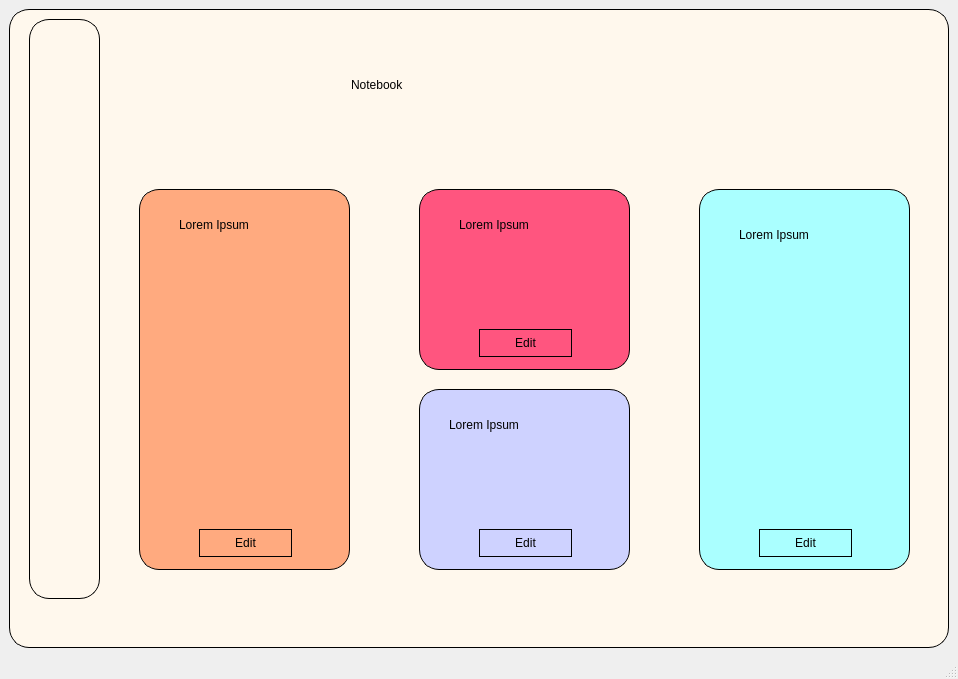
<?xml version="1.0" encoding="UTF-8"?>
<ui version="4.0">
 <class>Menu</class>
 <widget class="QMainWindow" name="Menu">
  <property name="geometry">
   <rect>
    <x>0</x>
    <y>0</y>
    <width>958</width>
    <height>679</height>
   </rect>
  </property>
  <property name="windowTitle">
   <string>MainWindow</string>
  </property>
  <widget class="QWidget" name="centralwidget">
   <layout class="QVBoxLayout" name="verticalLayout">
    <item>
     <widget class="QWidget" name="widget" native="true">
      <property name="enabled">
       <bool>true</bool>
      </property>
      <property name="styleSheet">
       <string notr="true">background-color: rgb(255, 248, 237);
border: 1px solid black;
border-radius: 20px;</string>
      </property>
      <widget class="QWidget" name="widget_2" native="true">
       <property name="geometry">
        <rect>
         <x>20</x>
         <y>10</y>
         <width>71</width>
         <height>580</height>
        </rect>
       </property>
       <property name="styleSheet">
        <string notr="true">border-radius: 20px;</string>
       </property>
      </widget>
      <widget class="QLineEdit" name="lineEdit">
       <property name="geometry">
        <rect>
         <x>340</x>
         <y>40</y>
         <width>351</width>
         <height>71</height>
        </rect>
       </property>
       <property name="styleSheet">
        <string notr="true">border: 0px;
font: 75 40pt &quot;MS Serif&quot;;
font: 48pt &quot;MS Shell Dlg 2&quot;;</string>
       </property>
       <property name="text">
        <string>Notebook</string>
       </property>
      </widget>
      <widget class="QTextEdit" name="textEdit">
       <property name="geometry">
        <rect>
         <x>130</x>
         <y>180</y>
         <width>211</width>
         <height>381</height>
        </rect>
       </property>
       <property name="styleSheet">
        <string notr="true">background-color: rgb(255, 170, 127);</string>
       </property>
      </widget>
      <widget class="QTextEdit" name="textEdit_2">
       <property name="geometry">
        <rect>
         <x>410</x>
         <y>180</y>
         <width>211</width>
         <height>181</height>
        </rect>
       </property>
       <property name="styleSheet">
        <string notr="true">background-color: rgb(255, 85, 127);</string>
       </property>
      </widget>
      <widget class="QTextEdit" name="textEdit_3">
       <property name="geometry">
        <rect>
         <x>410</x>
         <y>380</y>
         <width>211</width>
         <height>181</height>
        </rect>
       </property>
       <property name="styleSheet">
        <string notr="true">background-color: rgb(206, 210, 255);</string>
       </property>
      </widget>
      <widget class="QTextEdit" name="textEdit_4">
       <property name="geometry">
        <rect>
         <x>690</x>
         <y>180</y>
         <width>211</width>
         <height>381</height>
        </rect>
       </property>
       <property name="styleSheet">
        <string notr="true">background-color: rgb(170, 255, 255);</string>
       </property>
      </widget>
      <widget class="QPushButton" name="pb_editbrown">
       <property name="geometry">
        <rect>
         <x>190</x>
         <y>520</y>
         <width>93</width>
         <height>28</height>
        </rect>
       </property>
       <property name="styleSheet">
        <string notr="true">background-color: rgb(255, 170, 127);</string>
       </property>
       <property name="text">
        <string>Edit</string>
       </property>
      </widget>
      <widget class="QPushButton" name="pb_editpink">
       <property name="geometry">
        <rect>
         <x>470</x>
         <y>320</y>
         <width>93</width>
         <height>28</height>
        </rect>
       </property>
       <property name="styleSheet">
        <string notr="true">background-color: rgb(255, 85, 127);</string>
       </property>
       <property name="text">
        <string>Edit</string>
       </property>
      </widget>
      <widget class="QPushButton" name="pb_editpurple">
       <property name="geometry">
        <rect>
         <x>470</x>
         <y>520</y>
         <width>93</width>
         <height>28</height>
        </rect>
       </property>
       <property name="styleSheet">
        <string notr="true">background-color: rgb(206, 210, 255);</string>
       </property>
       <property name="text">
        <string>Edit</string>
       </property>
      </widget>
      <widget class="QPushButton" name="pb_editblue">
       <property name="geometry">
        <rect>
         <x>750</x>
         <y>520</y>
         <width>93</width>
         <height>28</height>
        </rect>
       </property>
       <property name="styleSheet">
        <string notr="true">background-color: rgb(170, 255, 255);</string>
       </property>
       <property name="text">
        <string>Edit</string>
       </property>
      </widget>
      <widget class="QLabel" name="label">
       <property name="geometry">
        <rect>
         <x>170</x>
         <y>190</y>
         <width>141</width>
         <height>51</height>
        </rect>
       </property>
       <property name="styleSheet">
        <string notr="true">border: 0px;
font: 14pt &quot;MS Shell Dlg 2&quot;;
background-color: rgb(255, 170, 127);
</string>
       </property>
       <property name="text">
        <string>Lorem Ipsum</string>
       </property>
      </widget>
      <widget class="QLabel" name="label_2">
       <property name="geometry">
        <rect>
         <x>450</x>
         <y>190</y>
         <width>141</width>
         <height>51</height>
        </rect>
       </property>
       <property name="styleSheet">
        <string notr="true">border: 0px;
font: 14pt &quot;MS Shell Dlg 2&quot;;
background-color: rgb(255, 85, 127);
</string>
       </property>
       <property name="text">
        <string>Lorem Ipsum</string>
       </property>
      </widget>
      <widget class="QLabel" name="label_3">
       <property name="geometry">
        <rect>
         <x>440</x>
         <y>390</y>
         <width>141</width>
         <height>51</height>
        </rect>
       </property>
       <property name="styleSheet">
        <string notr="true">border: 0px;
font: 14pt &quot;MS Shell Dlg 2&quot;;
background-color: rgb(206, 210, 255);
</string>
       </property>
       <property name="text">
        <string>Lorem Ipsum</string>
       </property>
      </widget>
      <widget class="QLabel" name="label_4">
       <property name="geometry">
        <rect>
         <x>730</x>
         <y>200</y>
         <width>141</width>
         <height>51</height>
        </rect>
       </property>
       <property name="styleSheet">
        <string notr="true">border: 0px;
font: 14pt &quot;MS Shell Dlg 2&quot;;
background-color: rgb(170, 255, 255);
</string>
       </property>
       <property name="text">
        <string>Lorem Ipsum</string>
       </property>
      </widget>
     </widget>
    </item>
   </layout>
  </widget>
  <widget class="QMenuBar" name="menubar">
   <property name="geometry">
    <rect>
     <x>0</x>
     <y>0</y>
     <width>958</width>
     <height>26</height>
    </rect>
   </property>
  </widget>
  <widget class="QStatusBar" name="statusbar"/>
 </widget>
 <resources/>
 <connections/>
</ui>
